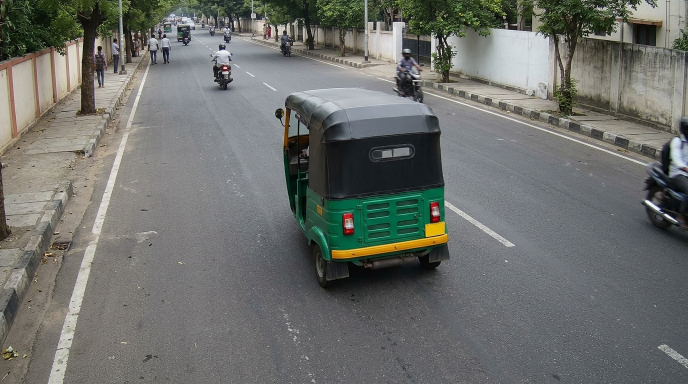
#> input picture assets/vehicles/auto_rickshaw.jpg, 1376 x 768 px (shown at 1/2 size)
$ python -i ocr.py   (imports and definitions only)
#> lines starting #> are read from the running program, lines starting #| are printed output that depends on the picture
### vtrace/vocab.py
"""Shared vocabularies and visual-confusion models.

These tables are the "domain knowledge" behind the matcher. They describe how
likely one thing is to be *observed* as another under CCTV conditions
(blur, low resolution, compression, colour casts).
"""
from __future__ import annotations

import string

import numpy as np

# ---------------------------------------------------------------------------
# Plate characters
# ---------------------------------------------------------------------------
CHARS = string.digits + string.ascii_uppercase  # 36 symbols
CHAR_IDX = {c: i for i, c in enumerate(CHARS)}
UNKNOWN = "?"

# Groups of glyphs that are frequently confused on blurred / low-res plates.
# (a, b, similarity in 0..1). Similarity is symmetric.
_CHAR_SIMILAR = [
    ("0", "O", 0.9), ("0", "D", 0.6), ("O", "D", 0.6), ("0", "Q", 0.5), ("O", "Q", 0.6),
    ("O", "U", 0.3), ("0", "U", 0.25), ("D", "B", 0.3),
    ("1", "I", 0.9), ("1", "L", 0.4), ("1", "7", 0.45), ("1", "T", 0.35), ("I", "L", 0.4),
    ("I", "T", 0.35), ("7", "T", 0.4), ("J", "1", 0.25), ("I", "J", 0.3), ("7", "Z", 0.25),
    ("2", "Z", 0.7),
    ("5", "S", 0.75), ("5", "6", 0.3), ("S", "8", 0.25), ("5", "3", 0.25),
    ("8", "B", 0.75), ("8", "3", 0.45), ("B", "3", 0.35), ("8", "0", 0.3), ("8", "6", 0.35),
    ("8", "9", 0.3), ("B", "E", 0.3), ("B", "R", 0.3), ("B", "P", 0.25),
    ("6", "G", 0.6), ("6", "C", 0.25), ("G", "C", 0.5), ("G", "O", 0.3), ("C", "O", 0.3),
    ("9", "g", 0.0), ("9", "6", 0.25), ("9", "0", 0.25), ("9", "P", 0.2),
    ("4", "A", 0.5), ("A", "H", 0.25),
    ("M", "N", 0.5), ("M", "H", 0.35), ("N", "H", 0.4), ("M", "W", 0.4), ("N", "W", 0.2),
    ("V", "Y", 0.45), ("V", "U", 0.45), ("U", "W", 0.2),
    ("E", "F", 0.6), ("P", "R", 0.55), ("P", "F", 0.3), ("K", "X", 0.45), ("K", "R", 0.25),
    ("X", "Y", 0.3), ("Q", "D", 0.35), ("Z", "S", 0.2), ("E", "3", 0.2), ("A", "R", 0.2),
]


def _char_confusion() -> np.ndarray:
    """C[k, c] = P(OCR reads symbol k | true symbol c). Columns sum to 1."""
    n = len(CHARS)
    s = np.eye(n)
    for a, b, w in _CHAR_SIMILAR:
        if a in CHAR_IDX and b in CHAR_IDX:
            s[CHAR_IDX[a], CHAR_IDX[b]] = s[CHAR_IDX[b], CHAR_IDX[a]] = w
    p_correct, p_similar_pool, p_random = 0.80, 0.16, 0.04
    c = np.zeros((n, n))
    for j in range(n):
        sim = s[:, j].copy()
        sim[j] = 0.0
        col = np.full(n, p_random / (n - 1))
        col[j] = p_correct
        if sim.sum() > 0:
            col += p_similar_pool * sim / sim.sum()
        else:
            col[j] += p_similar_pool
        c[:, j] = col / col.sum()
    return c


CHAR_CONFUSION = _char_confusion()


# [7 lines left out: function char_similarity, not called in this run]


# ---------------------------------------------------------------------------
# Colours
# ---------------------------------------------------------------------------
COLOURS = ["white", "silver", "grey", "black", "red", "maroon", "blue", "green",
           "yellow", "orange", "brown", "beige"]

# Reference colours (RGB) used to name pixel clusters.
COLOUR_RGB = {
    "white": (235, 235, 235), "silver": (185, 188, 192), "grey": (115, 118, 122),
    "black": (25, 25, 28), "red": (190, 25, 30), "maroon": (110, 20, 30),
    "blue": (30, 70, 170), "green": (40, 130, 60), "yellow": (230, 200, 30),
    "orange": (235, 120, 25), "brown": (110, 70, 40), "beige": (210, 190, 150),
}

_COLOUR_SIMILAR = [
    ("white", "silver", 0.55), ("silver", "grey", 0.6), ("grey", "black", 0.35),
    ("white", "beige", 0.4), ("silver", "beige", 0.25), ("red", "maroon", 0.55),
    ("red", "orange", 0.35), ("orange", "yellow", 0.4), ("maroon", "brown", 0.45),
    ("brown", "beige", 0.35), ("brown", "orange", 0.25), ("blue", "grey", 0.2),
    ("blue", "black", 0.15), ("green", "grey", 0.12), ("maroon", "black", 0.2),
    ("white", "grey", 0.2), ("yellow", "beige", 0.25), ("green", "yellow", 0.15),
]

# ---------------------------------------------------------------------------
# Body types
# ---------------------------------------------------------------------------
BODY_TYPES = ["car", "suv", "van", "two-wheeler", "auto-rickshaw", "truck", "bus"]

_BODY_SIMILAR = [
    ("car", "suv", 0.45), ("car", "van", 0.3), ("suv", "van", 0.45), ("truck", "bus", 0.3),
    ("van", "truck", 0.25), ("auto-rickshaw", "two-wheeler", 0.15),
    ("auto-rickshaw", "car", 0.1), ("van", "bus", 0.2), ("suv", "truck", 0.15),
]


def _confusion(labels, similar, p_correct, p_similar_pool, p_random):
#> called with p_correct = 0.62, p_similar_pool = 0.28, p_random = 0.1
    n = len(labels)
    idx = {l: i for i, l in enumerate(labels)}
    s = np.eye(n)
    for a, b, w in similar:
        s[idx[a], idx[b]] = s[idx[b], idx[a]] = w
    c = np.zeros((n, n))
    for j in range(n):
        sim = s[:, j].copy()
        sim[j] = 0
        col = np.full(n, p_random / (n - 1))
        col[j] = p_correct
        col += p_similar_pool * (sim / sim.sum() if sim.sum() else np.eye(n)[j])
        c[:, j] = col / col.sum()
    return c


COLOUR_CONFUSION = _confusion(COLOURS, _COLOUR_SIMILAR, 0.62, 0.28, 0.10)
BODY_CONFUSION = _confusion(BODY_TYPES, _BODY_SIMILAR, 0.72, 0.20, 0.08)
#> further down, picture is the input picture: shape (768, 1376, 3); mean B, G, R 107.1, 110.7, 108.9


# [7 lines left out: function similar_label, not called in this run]


def colour_similarity(a, b):
    return similar_label(a, b, _COLOUR_SIMILAR)


def body_similarity(a, b):
    return similar_label(a, b, _BODY_SIMILAR)


# Indian plate grammar. L = letter, D = digit.
# Standard:  SS DD L{0,3} DDDD   e.g. MH12DE4521, DL3CAF0912 (DL uses 1-2 digit RTO)
# BH series: DD BH DDDD L{1,2}   e.g. 22BH1234AA
INDIAN_STATE_CODES = [
    "AN", "AP", "AR", "AS", "BR", "CH", "CG", "DD", "DL", "GA", "GJ", "HR", "HP", "JK", "JH",
    "KA", "KL", "LA", "LD", "MP", "MH", "MN", "ML", "MZ", "NL", "OD", "PY", "PB", "RJ", "SK",
    "TN", "TS", "TR", "UP", "UK", "WB",
]

### vtrace/ocr.py
"""Plate character recognition with per-character probability distributions.

We use the pretrained EasyOCR CRNN recogniser, but call the network directly so
we get the full CTC posterior for every time-step instead of just a string.
That lets us report, for each recovered character, its probability and the
runner-up alternatives - which multi-frame fusion and the matcher need.
"""
from __future__ import annotations

import math

import cv2
import numpy as np
import torch
import torch.nn.functional as F
from PIL import Image

from . import engines
from .vocab import CHARS, CHAR_IDX

_map_cache = {}


# [28 lines left out: functions _char_map, _prep, not called in this run]


def _posteriors(gray: np.ndarray, detector: bool = True) -> np.ndarray:
    """Return (T, 37) array: column 0 = blank, 1..36 = CHARS probabilities."""
    reader = engines.ocr_reader(detector=detector)
    x = _prep(gray).to(engines.DEVICE)
    with torch.no_grad():
        text = torch.zeros(1, int(x.shape[-1] / 10) + 1, dtype=torch.long, device=engines.DEVICE)
        preds = reader.recognizer(x, text)
        prob = F.softmax(preds, dim=2)[0].cpu().numpy()  # (T, C)
    return _project_alphanumeric_posteriors(prob, reader)


# [42 lines left out: functions _project_alphanumeric_posteriors, _decode, not called in this run]


def _variants(bgr: np.ndarray):
    gray = cv2.cvtColor(bgr, cv2.COLOR_BGR2GRAY) if bgr.ndim == 3 else bgr
    if gray.shape[0] < 48:
        f = 48 / gray.shape[0]
        gray = cv2.resize(gray, None, fx=f, fy=f, interpolation=cv2.INTER_CUBIC)
    yield "gray", gray
    clahe = cv2.createCLAHE(clipLimit=2.5, tileGridSize=(4, 4)).apply(gray)
    yield "clahe", clahe
    blur = cv2.GaussianBlur(clahe, (0, 0), 1.2)
    sharp = cv2.addWeighted(clahe, 1.7, blur, -0.7, 0)
    yield "sharpened", sharp


def _split_lines(gray: np.ndarray):
    """Split a two-line (square) plate at the darkest-ink valley near the middle."""
    h = gray.shape[0]
    inv = 255 - cv2.GaussianBlur(gray, (3, 3), 0).astype(np.float32)
    inv -= np.median(inv)
    prof = np.clip(inv, 0, None).sum(1)
    lo, hi = int(h * 0.35), int(h * 0.65)
    cut = lo + int(np.argmin(prof[lo:hi])) if hi > lo else h // 2
    return [gray[:cut], gray[cut:]]


def _clean_edges(part: np.ndarray) -> np.ndarray:
    """Suppress dark plate-holder borders at the outer edges and pad with background tone."""
    h, w = part.shape[:2]
    bg = int(np.percentile(part, 75))
    thr = int(np.percentile(part, 35))
    out = part.copy()
    # Strip horizontal border lines in the top/bottom 12%
    band_y = max(2, int(0.12 * h))
    for y in list(range(band_y)) + list(range(h - band_y, h)):
        if (out[y] < thr).mean() > 0.55:
            out[y] = bg
    # Strip vertical frame lines in the left/right 5%
    band_x = max(2, int(0.05 * w))
    for x in list(range(band_x)) + list(range(w - band_x, w)):
        if (out[:, x] < thr).mean() > 0.60:
            out[:, x] = bg
    return cv2.copyMakeBorder(out, 4, 4, 8, 8, cv2.BORDER_CONSTANT, value=bg)


def read_plate(bgr: np.ndarray, two_line: bool | None = None, line_strips: list[np.ndarray] | None = None,
               detector: bool = False) -> dict:
    """Read one plate crop (or pre-rectified line strips).

    Returns {'chars': [...], 'text', 'mean_conf', 'variant', 'two_line'}.
    """
#> called with detector = False
    if line_strips:
        strips = [s for s in line_strips if s.shape[0] >= 5 and s.shape[1] >= 10]
        if strips:
            # A detector supplies the outer plate quadrilateral, so stacked
            # commercial plates arrive as one rectified strip. Split those using
            # their near-square aspect ratio instead of treating both rows as one
            # sequence (which previously collapsed clips 04 and 06 to one glyph).
            if len(strips) == 1 and strips[0].shape[1] / max(strips[0].shape[0], 1) < 1.6:
                strips = _split_lines(cv2.cvtColor(strips[0], cv2.COLOR_BGR2GRAY)
                                      if strips[0].ndim == 3 else strips[0])
            two_line = len(strips) > 1
            best = None
            for vname in ("gray", "clahe", "sharpened"):
                chars = []
                for li, st in enumerate(strips):
                    g = dict(_variants(st))[vname]
                    pad = _clean_edges(g)
                    cs = _decode(_posteriors(pad, detector=detector), pad.shape[1])
                    for c in cs:
                        c["line"] = li
                    chars += _mark_gaps(cs)
                known = [c for c in chars if c["char"] != "?"]
                len_pen = 1.0 if len(known) <= 10 else max(0.5, 1.0 - 0.12 * (len(known) - 10))
                score = (np.mean([c["conf"] for c in known]) if known else 0) * min(1.0, len(known) / 6) * len_pen
                if best is None or score > best[0]:
                    best = (score, vname, chars)
            _, name, chars = best
            known = [c for c in chars if c["char"] != "?"]
            return {"chars": chars, "text": "".join(c["char"] for c in chars),
                    "mean_conf": float(np.mean([c["conf"] for c in known])) if known else 0.0,
                    "variant": name, "two_line": two_line}

    h, w = bgr.shape[:2]
#> h = 768; w = 1376
    if h < 6 or w < 12:
        return {"chars": [], "text": "", "mean_conf": 0.0, "variant": None, "two_line": False}
    if two_line is None:
        two_line = (w / h) < 2.2
#> two_line = True
    best = None
    for name, g in _variants(bgr):
        parts = _split_lines(g) if two_line else [g]
        chars = []
        for li, part in enumerate(parts):
            if part.shape[0] < 6:
                continue
            pad = _clean_edges(part)
            cs = _decode(_posteriors(pad, detector=detector), pad.shape[1])
            for c in cs:
                c["line"] = li
            chars += _mark_gaps(cs)
        known = [c for c in chars if c["char"] != "?"]
        # mild preference for plausible plate lengths (6..10 chars)
        len_pen = 1.0 if len(known) <= 10 else max(0.5, 1.0 - 0.12 * (len(known) - 10))
        score = (np.mean([c["conf"] for c in known]) if known else 0.0) * min(1.0, len(known) / 6) * len_pen
        if best is None or score > best[0]:
            best = (score, name, chars)
#> this loop made 1 pass
#> (name, lo in _split_lines, hi in _split_lines, cut in _split_lines) on pass 1: ('gray', 268, 499, 268)
#> pass 1, in _split_lines, `inv = 255 - cv2.GaussianBlur(gray, (3, 3), 0).astype(np.float32)`:
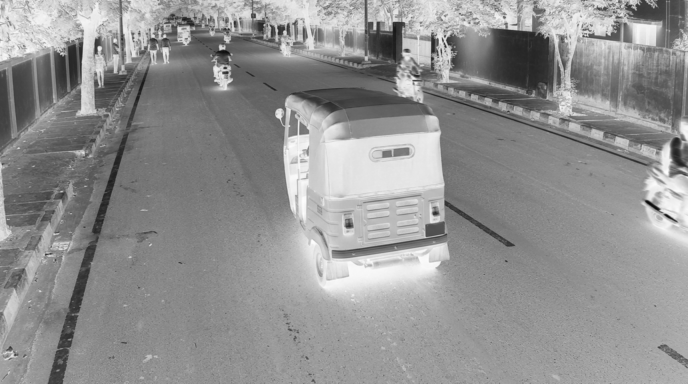
#> inv: shape (768, 1376) float32 (shown at 1/2 size); min 6, max 254, mean 145.2
#> pass 1, in _clean_edges, `out = part.copy()`:
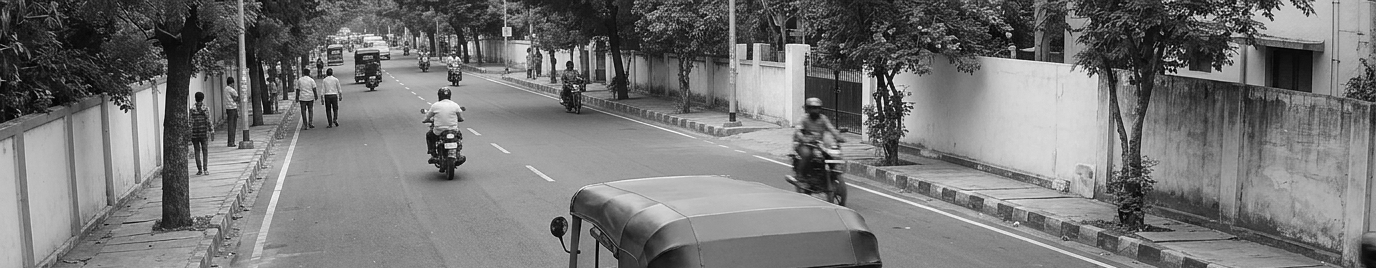
#> out: shape (268, 1376); min 0, max 255, mean 118.1
#> after the loop:
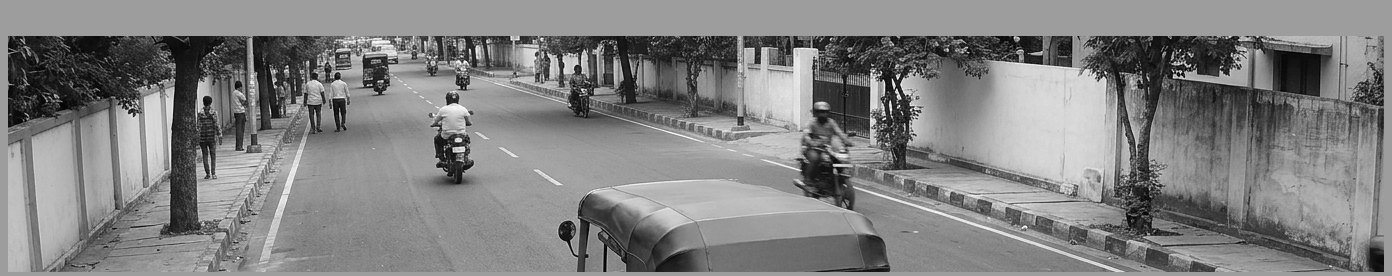
#> pad: shape (276, 1392); min 0, max 255, mean 129
    score, name, chars = best
    known = [c for c in chars if c["char"] != "?"]
    return {"chars": chars, "text": "".join(c["char"] for c in chars),
            "mean_conf": float(np.mean([c["conf"] for c in known])) if known else 0.0,
            "variant": name, "two_line": two_line}


# [17 lines left out: function _mark_gaps, not called in this run]

>>> import cv2
>>> picture = cv2.imread('../assets/vehicles/auto_rickshaw.jpg')
#> (the run stopped early here; a loop or call above may not have finished)

$ run again, on assets/vehicles/black_sedan.jpg
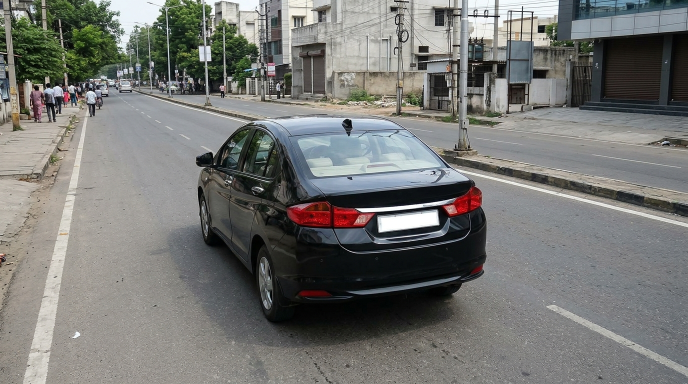
#> input picture assets/vehicles/black_sedan.jpg, 1376 x 768 px (shown at 1/2 size)
#> picture is the input picture: shape (768, 1376, 3); mean B, G, R 115.5, 118.5, 118
#> the loop in read_plate, `for name, g in _variants(bgr):` made 1 pass
#> (name, lo in _split_lines, hi in _split_lines, cut in _split_lines) on pass 1: ('gray', 268, 499, 275)
#> pass 1, in _split_lines, `inv = 255 - cv2.GaussianBlur(gray, (3, 3), 0).astype(np.float32)`:
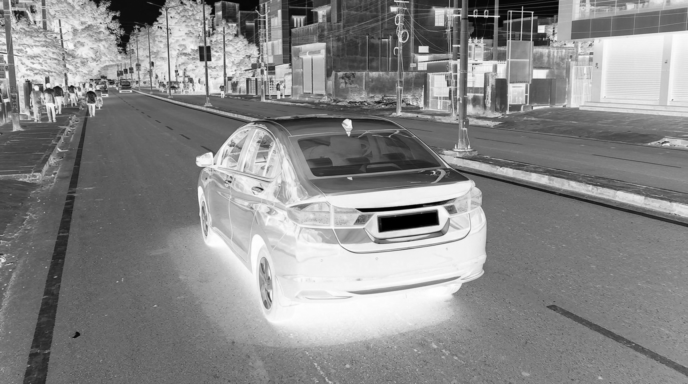
#> inv: shape (768, 1376) float32 (shown at 1/2 size); min 0, max 255, mean 137
#> after the loop in read_plate, `for name, g in _variants(bgr):`:
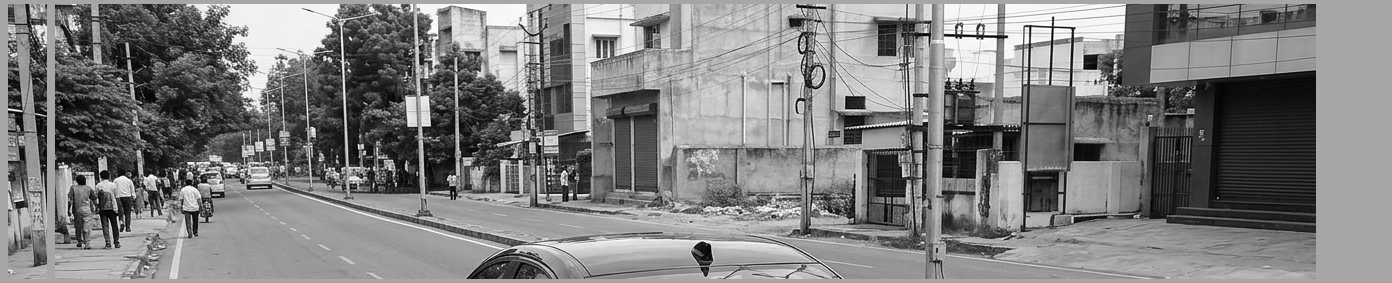
#> pad: shape (283, 1392); min 0, max 255, mean 127.1

$ run again, on assets/vehicles/red_suv.jpg
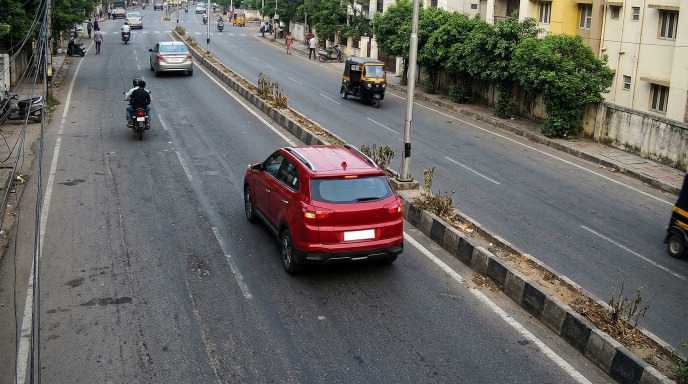
#> input picture assets/vehicles/red_suv.jpg, 1376 x 768 px (shown at 1/2 size)
#> picture is the input picture: shape (768, 1376, 3); mean B, G, R 98.8, 102.1, 103.9
#> the loop in read_plate, `for name, g in _variants(bgr):` made 1 pass
#> (name, lo in _split_lines, hi in _split_lines, cut in _split_lines) on pass 1: ('gray', 268, 499, 291)
#> pass 1, in _split_lines, `inv = 255 - cv2.GaussianBlur(gray, (3, 3), 0).astype(np.float32)`:
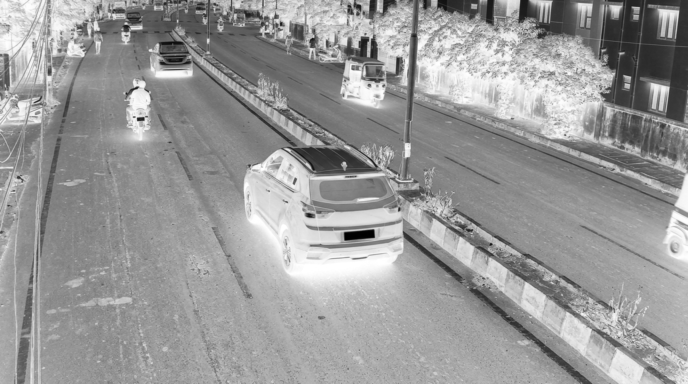
#> inv: shape (768, 1376) float32 (shown at 1/2 size); min 0, max 255, mean 152.7
#> after the loop in read_plate, `for name, g in _variants(bgr):`:
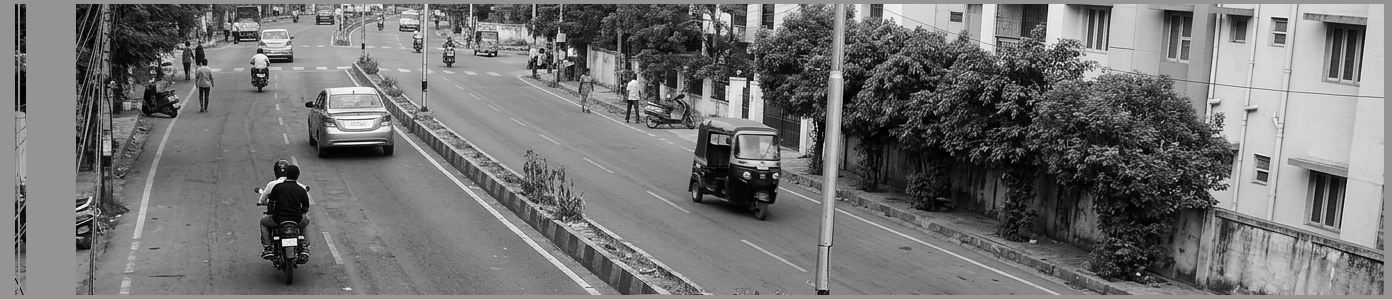
#> pad: shape (299, 1392); min 0, max 255, mean 115.4

$ run again, on assets/vehicles/scooter.jpg
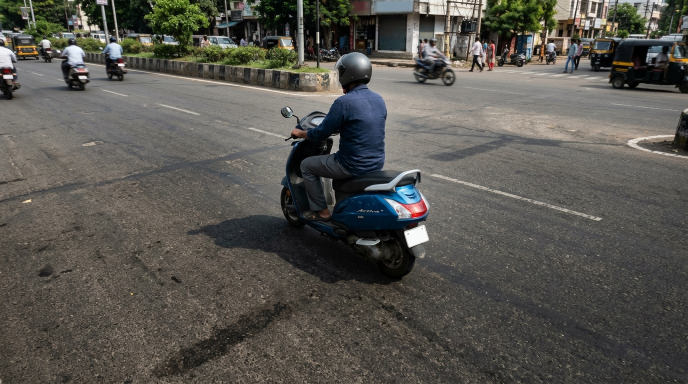
#> input picture assets/vehicles/scooter.jpg, 1376 x 768 px (shown at 1/2 size)
#> picture is the input picture: shape (768, 1376, 3); mean B, G, R 79.9, 85.5, 87.5
#> the loop in read_plate, `for name, g in _variants(bgr):` made 1 pass
#> (name, lo in _split_lines, hi in _split_lines, cut in _split_lines) on pass 1: ('gray', 268, 499, 320)
#> pass 1, in _split_lines, `inv = 255 - cv2.GaussianBlur(gray, (3, 3), 0).astype(np.float32)`:
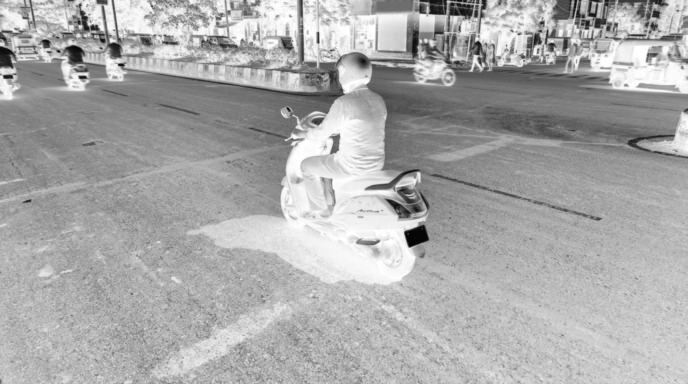
#> inv: shape (768, 1376) float32 (shown at 1/2 size); min 2, max 255, mean 169.5
#> after the loop in read_plate, `for name, g in _variants(bgr):`:
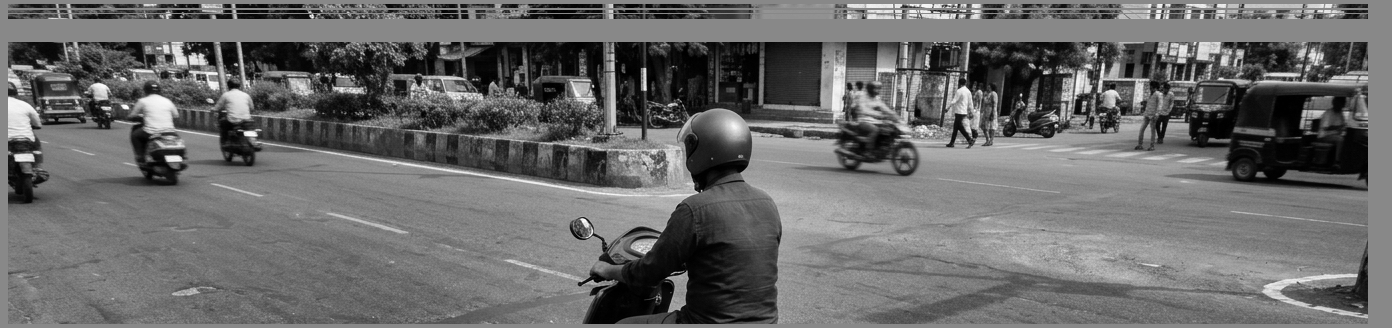
#> pad: shape (328, 1392); min 0, max 255, mean 106.3
